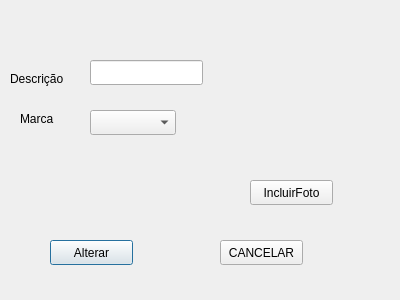
<?xml version="1.0" encoding="UTF-8"?>
<ui version="4.0">
 <class>telaAlterarModelo</class>
 <widget class="QDialog" name="telaAlterarModelo">
  <property name="geometry">
   <rect>
    <x>0</x>
    <y>0</y>
    <width>400</width>
    <height>300</height>
   </rect>
  </property>
  <property name="windowTitle">
   <string>Dialog</string>
  </property>
  <widget class="QLineEdit" name="lineEditDescricao">
   <property name="geometry">
    <rect>
     <x>90</x>
     <y>60</y>
     <width>113</width>
     <height>25</height>
    </rect>
   </property>
  </widget>
  <widget class="QLabel" name="label">
   <property name="geometry">
    <rect>
     <x>10</x>
     <y>70</y>
     <width>64</width>
     <height>17</height>
    </rect>
   </property>
   <property name="text">
    <string>Descrição</string>
   </property>
  </widget>
  <widget class="QPushButton" name="pushButtonAlterar">
   <property name="geometry">
    <rect>
     <x>50</x>
     <y>240</y>
     <width>83</width>
     <height>25</height>
    </rect>
   </property>
   <property name="text">
    <string>Alterar</string>
   </property>
  </widget>
  <widget class="QPushButton" name="pushButtonIncluirFoto">
   <property name="geometry">
    <rect>
     <x>250</x>
     <y>180</y>
     <width>83</width>
     <height>25</height>
    </rect>
   </property>
   <property name="text">
    <string>IncluirFoto</string>
   </property>
  </widget>
  <widget class="QLabel" name="labelFoto">
   <property name="geometry">
    <rect>
     <x>250</x>
     <y>60</y>
     <width>91</width>
     <height>91</height>
    </rect>
   </property>
   <property name="text">
    <string/>
   </property>
  </widget>
  <widget class="QComboBox" name="comboBoxMarca">
   <property name="geometry">
    <rect>
     <x>90</x>
     <y>110</y>
     <width>86</width>
     <height>25</height>
    </rect>
   </property>
  </widget>
  <widget class="QLabel" name="label_2">
   <property name="geometry">
    <rect>
     <x>20</x>
     <y>110</y>
     <width>64</width>
     <height>17</height>
    </rect>
   </property>
   <property name="text">
    <string>Marca</string>
   </property>
  </widget>
  <widget class="QPushButton" name="pushButtonVoltar">
   <property name="geometry">
    <rect>
     <x>220</x>
     <y>240</y>
     <width>83</width>
     <height>25</height>
    </rect>
   </property>
   <property name="text">
    <string>CANCELAR</string>
   </property>
  </widget>
 </widget>
 <tabstops>
  <tabstop>lineEditDescricao</tabstop>
  <tabstop>comboBoxMarca</tabstop>
  <tabstop>pushButtonIncluirFoto</tabstop>
  <tabstop>pushButtonAlterar</tabstop>
  <tabstop>pushButtonVoltar</tabstop>
 </tabstops>
 <resources/>
 <connections/>
</ui>
